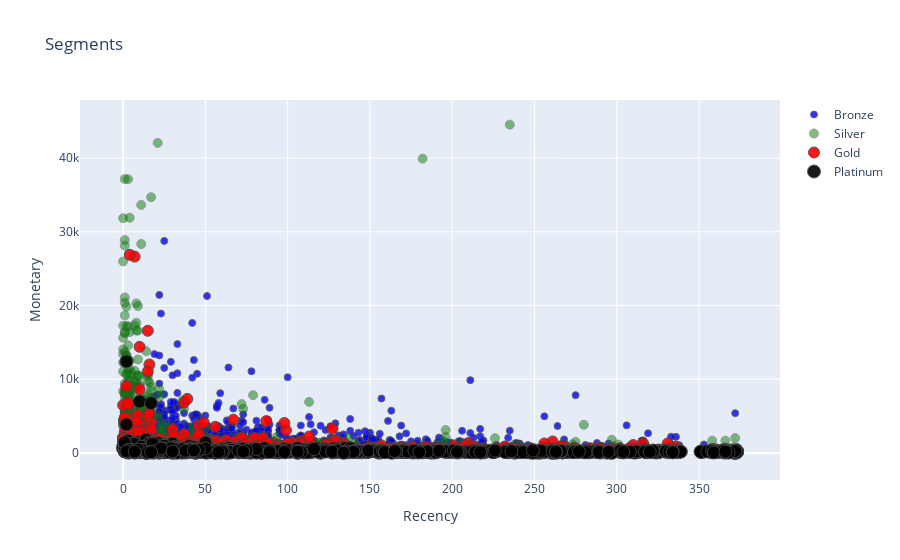

The notebook cell saved with this chart:
### Code cell
plot_data= [
gobj.Scatter(
    x=graph.query("RFM_Loyalty_level == 'Bronze'")['Recency'],
    y=graph.query("RFM_Loyalty_level == 'Bronze'")['Monetary'],
    mode='markers',
    name='Bronze',
    marker= dict(size=7,
                line=dict(width=1),
                color='blue',
                opacity=0.8)
    ),
gobj.Scatter(
    x=graph.query("RFM_Loyalty_level == 'Silver'")['Recency'],
    y=graph.query("RFM_Loyalty_level == 'Silver'")['Monetary'],
    mode='markers',
    name='Silver',
    marker= dict(size=9,
                line=dict(width=1),
                color='green',
                opacity=0.5)
    ),
gobj.Scatter(
    x=graph.query("RFM_Loyalty_level == 'Gold'")['Recency'],
    y=graph.query("RFM_Loyalty_level == 'Gold'")['Monetary'],
    mode='markers',
    name='Gold',
    marker= dict(size=11,
                line=dict(width=1),
                color='red',
                opacity=0.9)
    ),
gobj.Scatter(
    x=graph.query("RFM_Loyalty_level == 'Platinum'")['Recency'],
    y=graph.query("RFM_Loyalty_level == 'Platinum'")['Monetary'],
    mode='markers',
    name='Platinum',
    marker= dict(size=13,
                line=dict(width=1),
                color='black',
                opacity=0.9)
    )
]

plot_layout = gobj.Layout(
        xaxis= {'title': 'Recency'},
        yaxis= {'title': 'Monetary'},
        title= 'Segments'
)
fig = gobj.Figure(data=plot_data, layout= plot_layout)
po.iplot(fig)

### Figure 1 — Plotly figure (JSON) as saved in the notebook; plotly's stock layout.template omitted (floating-point values rounded to 4 significant figures; data arrays with more than 128 entries replaced by an {"elided": "..."} marker saying what was removed)
{"data": [{"marker": {"color": "blue", "line": {"width": 1}, "opacity": 0.8, "size": 7}, "mode": "markers", "name": "Bronze", "type": "scatter", "x": {"elided": "551 int values"}, "y": {"elided": "551 float values"}}, {"marker": {"color": "green", "line": {"width": 1}, "opacity": 0.5, "size": 9}, "mode": "markers", "name": "Silver", "type": "scatter", "x": {"elided": "856 int values"}, "y": {"elided": "856 float values"}}, {"marker": {"color": "red", "line": {"width": 1}, "opacity": 0.9, "size": 11}, "mode": "markers", "name": "Gold", "type": "scatter", "x": {"elided": "1530 int values"}, "y": {"elided": "1530 float values"}}, {"marker": {"color": "black", "line": {"width": 1}, "opacity": 0.9, "size": 13}, "mode": "markers", "name": "Platinum", "type": "scatter", "x": {"elided": "1379 int values"}, "y": {"elided": "1379 float values"}}], "layout": {"title": {"text": "Segments"}, "xaxis": {"title": {"text": "Recency"}}, "yaxis": {"title": {"text": "Monetary"}}}}
